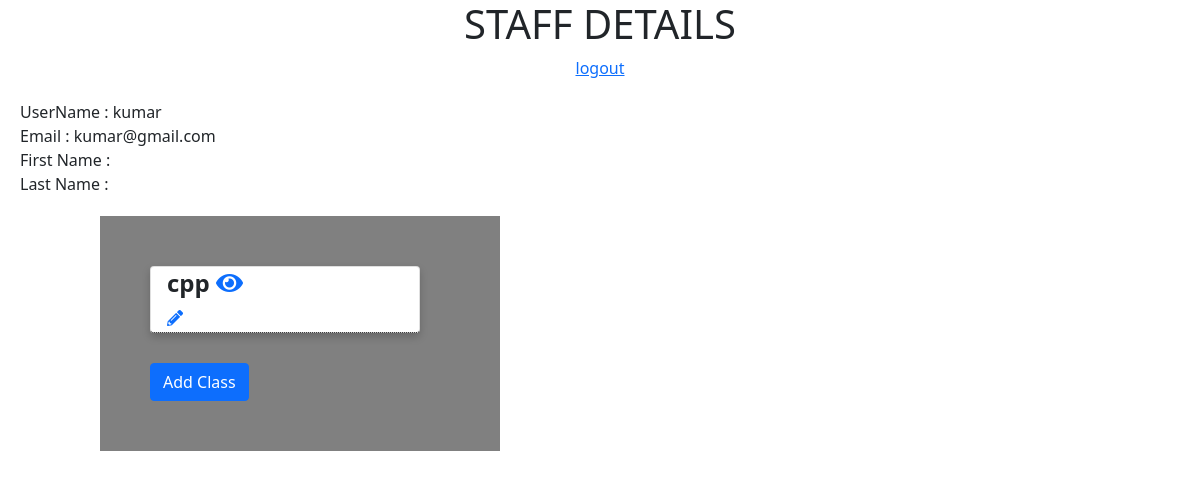
Page /profile (signed in) on the earlier database version.
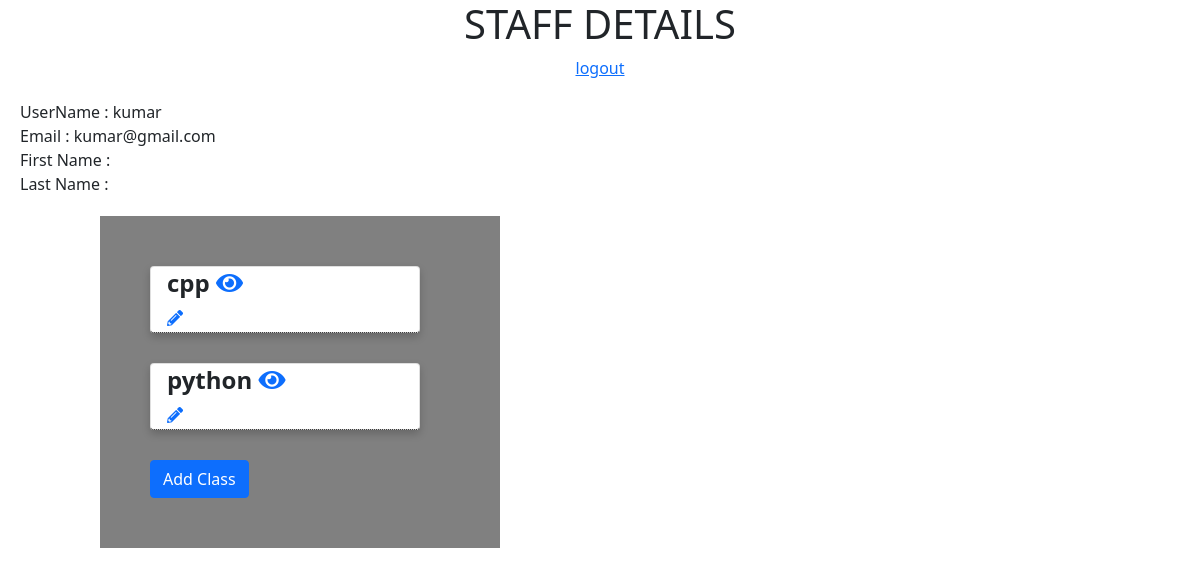
Same page on the later database version.
### main/models.py (models this page shows, shortened)
class Class(models.Model):
    classname = models.CharField(max_length=15,unique=True)
    description = models.TextField()
    owner = models.ForeignKey(User,related_name="owner",on_delete = models.CASCADE)
    user = models.ManyToManyField(User,null=True,blank=True)

### main/staffview.py (the view)
# urls.py: path('profile',staffview.Profile,name="profile"),
@login_required()
def Profile(request):
    user = User.objects.get(email=request.user.email)
    if user.is_staff :
        classes = Class.objects.filter(owner__exact= user)
        return render(request,'main/profile_staff.html',{ 'user' : user , 'classes' : classes })
    else:
        classes = Class.objects.filter(user__exact= user)
        return render(request,'main/profile_student.html',{ 'user' : user , 'classes' : classes })

### main/templates/main/profile_staff.html (shortened to what this page needs)
<!DOCTYPE html>
<html lang="en">
<head>
    <link rel="stylesheet"
    href="https://cdn.jsdelivr.net/npm/bootstrap@5.0.0-beta3/dist/css/bootstrap.min.css">
    <link rel="stylesheet" href="https://stackpath.bootstrapcdn.com/font-awesome/4.7.0/css/font-awesome.min.css"
      script src="https://cdn.jsdelivr.net/npm/bootstrap@5.0.0-beta3/dist/js/bootstrap.bundle.min.js"></script>
    <link rel="stylesheet" href="https://use.fontawesome.com/releases/v5.12.1/css/all.css">
    </head>
   <body >
    {% if user.is_staff %}
    <center><h1>   STAFF DETAILS      </h1>
    <a href="{% url 'account_logout' %}" > logout </a>
    </center>
   {% endif%}
    <div id="details" style="margin:20px">
    UserName : {{ user.username }}
    <br>
    Email : {{ user.email }}
    <br>
   First Name : {{ user.first_name }}
    <br>
    Last Name : {{ user.last_name }}
    </div>
    <div id="container">
        <div class="box" id="students" >
        </div>
        <div class="box" id="classes" >
            {% if classes.count > 0 %}
            {% for classs in classes.all %}
            <div class="card" onclick=" showstudents('{{ classs.pk }}')  " >
             <div class="container">
                <h4><b>{{classs.classname}}</b>
                  <a href=" {% url  'classes' classs.classname  %} " target="_blank"><i class="fas fa-eye"></i></a>
                  </h4>
                <a href=" {% url  'updateclass' classs.pk  %} " target="_blank"><i class="fas fa-pencil-alt"></i></a>
                </div>
             </div>
            {% endfor %}
            {% else %}
            Start by adding classes ...
            {% endif %}
                {% if user.is_staff %}
                <a href=" {% url  'createclass'  %} "><button class="btn btn-primary">  Add Class </button> </a>
            {% else %}
              <a><button class="btn btn-primary">  Join Class </button> </a>
            {% endif %}
        </div>
    </div>
</body>
</html>

Differences in the rows shown:
now on this page (row edited): Class: classname "python"
